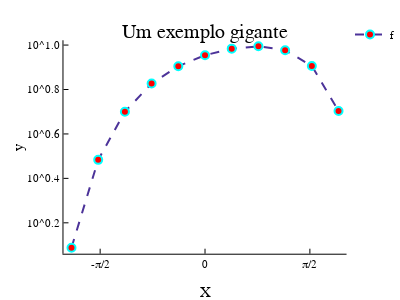

The cell this chart's notebook holds for it:
### Markdown cell above
Opções:
- `color` ou `c`: símbolo da cor, ou "#RRGGBB, ou RGB(r, g, b)
- `linewidth` ou `lw`: grossura da linha
- `label` ou `lab`: texto da legenda
- `marker` ou `m`: marcador
- `markersize` ou `ms`: tamanho do marcador
- `markercolor` ou `mc`: cor do marcador
- `annotation`: lista de triplas `(x,y,t)` onde `t` é um texto ou `text(texto, tamanho)`
- `linestyle` ou `l`: tipo da linha `:solid`, `:dot`, `:dash` por exemplo
- `grid`
- `axis`
- `xticks` e `yticks`
- `xaxis` e `yaxis`
- `xlabel`, `ylabel` e `titulo`

### Code cell
f(x) = exp(-x) * sin(x) + cos(x) * exp(x) + 8
x = range(-2, 2, length=11)
y = f.(x)
plot(x, y, c=RGB(0.3, 0.2, 0.6), lw=2, lab="f",
    annotation=[(x[i], y[i] + 0.3, text(string(x[i]), 5)) for i = 1:11],
    m=(:circle, 4, :red, stroke(2,:cyan)), linestyle=:dash,
    grid=false, axis=true, yaxis=:log,
    #xticks=([-π / 2, 0, π / 2], ["-\\pi/2", "0", "\\pi/2"]), # GR
    xticks=([-π / 2, 0, π / 2], ["-π/2", "0", "π/2"]),  # PlotlyJS
    legend=:outerbottomright,
    xlabel="X", ylabel="y", title="Um exemplo gigante"
)

### Figure 1 — Plotly figure (JSON) as saved in the notebook; plotly's stock layout.template omitted (floating-point values rounded to 4 significant figures)
{"data": [{"colorbar": {"title": ""}, "legendgroup": "f", "line": {"color": "rgba(76, 51, 153, 1.000)", "dash": "dash", "shape": "linear", "width": 2}, "marker": {"color": "rgba(255, 0, 0, 1.000)", "line": {"color": "rgba(0, 255, 255, 1.000)", "width": 2}, "size": 8, "symbol": "circle"}, "mode": "lines+markers", "name": "f", "showlegend": true, "type": "scatter", "x": [-2, -1.6, -1.2, -0.8, -0.4, 0, 0.4, 0.8, 1.2, 1.6, 2], "xaxis": "x1", "y": [1.225, 3.043, 5.015, 6.717, 8.036, 9, 9.635, 9.873, 9.484, 8.057, 5.048], "yaxis": "y1", "zmax": null, "zmin": null}], "layout": {"annotations": [{"font": {"color": "rgba(0, 0, 0, 1.000)", "family": "sans-serif", "size": 20}, "rotation": 0, "showarrow": false, "text": "Um exemplo gigante", "x": 0.5858, "xanchor": "center", "xref": "paper", "y": 1, "yanchor": "top", "yref": "paper"}, {"font": {"color": "rgba(0, 0, 0, 1.000)", "family": "sans-serif", "size": 7}, "rotation": 0, "showarrow": false, "text": "-2.0", "x": -2, "xanchor": "center", "xref": "x", "y": 1.525, "yanchor": "middle", "yref": "y"}, {"font": {"color": "rgba(0, 0, 0, 1.000)", "family": "sans-serif", "size": 7}, "rotation": 0, "showarrow": false, "text": "-1.6", "x": -1.6, "xanchor": "center", "xref": "x", "y": 3.343, "yanchor": "middle", "yref": "y"}, {"font": {"color": "rgba(0, 0, 0, 1.000)", "family": "sans-serif", "size": 7}, "rotation": 0, "showarrow": false, "text": "-1.2", "x": -1.2, "xanchor": "center", "xref": "x", "y": 5.315, "yanchor": "middle", "yref": "y"}, {"font": {"color": "rgba(0, 0, 0, 1.000)", "family": "sans-serif", "size": 7}, "rotation": 0, "showarrow": false, "text": "-0.8", "x": -0.8, "xanchor": "center", "xref": "x", "y": 7.017, "yanchor": "middle", "yref": "y"}, {"font": {"color": "rgba(0, 0, 0, 1.000)", "family": "sans-serif", "size": 7}, "rotation": 0, "showarrow": false, "text": "-0.4", "x": -0.4, "xanchor": "center", "xref": "x", "y": 8.336, "yanchor": "middle", "yref": "y"}, {"font": {"color": "rgba(0, 0, 0, 1.000)", "family": "sans-serif", "size": 7}, "rotation": 0, "showarrow": false, "text": "0.0", "x": 0, "xanchor": "center", "xref": "x", "y": 9.3, "yanchor": "middle", "yref": "y"}, {"font": {"color": "rgba(0, 0, 0, 1.000)", "family": "sans-serif", "size": 7}, "rotation": 0, "showarrow": false, "text": "0.4", "x": 0.4, "xanchor": "center", "xref": "x", "y": 9.935, "yanchor": "middle", "yref": "y"}, {"font": {"color": "rgba(0, 0, 0, 1.000)", "family": "sans-serif", "size": 7}, "rotation": 0, "showarrow": false, "text": "0.8", "x": 0.8, "xanchor": "center", "xref": "x", "y": 10.17, "yanchor": "middle", "yref": "y"}, {"font": {"color": "rgba(0, 0, 0, 1.000)", "family": "sans-serif", "size": 7}, "rotation": 0, "showarrow": false, "text": "1.2", "x": 1.2, "xanchor": "center", "xref": "x", "y": 9.784, "yanchor": "middle", "yref": "y"}, {"font": {"color": "rgba(0, 0, 0, 1.000)", "family": "sans-serif", "size": 7}, "rotation": 0, "showarrow": false, "text": "1.6", "x": 1.6, "xanchor": "center", "xref": "x", "y": 8.357, "yanchor": "middle", "yref": "y"}, {"font": {"color": "rgba(0, 0, 0, 1.000)", "family": "sans-serif", "size": 7}, "rotation": 0, "showarrow": false, "text": "2.0", "x": 2, "xanchor": "center", "xref": "x", "y": 5.348, "yanchor": "middle", "yref": "y"}], "height": 300, "legend": {"bgcolor": "rgba(255, 255, 255, 1.000)", "bordercolor": "rgba(0, 0, 0, 1.000)", "font": {"color": "rgba(0, 0, 0, 1.000)", "family": "sans-serif", "size": 11}, "tracegroupgap": 0, "x": 1, "y": 1}, "margin": {"b": 20, "l": 0, "r": 0, "t": 20}, "paper_bgcolor": "rgba(255, 255, 255, 1.000)", "plot_bgcolor": "rgba(255, 255, 255, 1.000)", "showlegend": true, "width": 400, "xaxis": {"anchor": "y1", "domain": [0.1814, 0.9902], "gridcolor": "rgba(0, 0, 0, 0.100)", "gridwidth": 0.5, "linecolor": "rgba(0, 0, 0, 1.000)", "mirror": false, "range": [-2.12, 2.12], "showgrid": false, "showline": true, "showticklabels": true, "tickangle": 0, "tickcolor": "rgb(0, 0, 0)", "tickfont": {"color": "rgba(0, 0, 0, 1.000)", "family": "sans-serif", "size": 11}, "tickmode": "array", "ticks": "inside", "ticktext": ["-π/2", "0", "π/2"], "tickvals": [-1.571, 0, 1.571], "title": "X", "titlefont": {"color": "rgba(0, 0, 0, 1.000)", "family": "sans-serif", "size": 15}, "type": "-", "visible": true, "zeroline": false, "zerolinecolor": "rgba(0, 0, 0, 1.000)"}, "yaxis": {"anchor": "x1", "domain": [0.1011, 0.9221], "gridcolor": "rgba(0, 0, 0, 0.100)", "gridwidth": 0.5, "linecolor": "rgba(0, 0, 0, 1.000)", "mirror": false, "range": [0.06089, 1.022], "showgrid": false, "showline": true, "showticklabels": true, "tickangle": 0, "tickcolor": "rgb(0, 0, 0)", "tickfont": {"color": "rgba(0, 0, 0, 1.000)", "family": "sans-serif", "size": 11}, "tickmode": "array", "ticks": "inside", "ticktext": ["10^0.2", "10^0.4", "10^0.6", "10^0.8", "10^1.0"], "tickvals": [1.585, 2.512, 3.981, 6.31, 10], "title": "y", "titlefont": {"color": "rgba(0, 0, 0, 1.000)", "family": "sans-serif", "size": 15}, "type": "log", "visible": true, "zeroline": false, "zerolinecolor": "rgba(0, 0, 0, 1.000)"}}}
